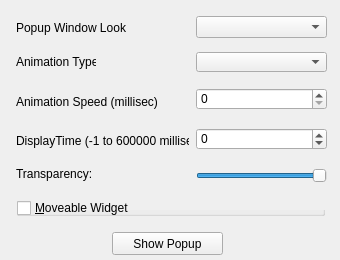
<?xml version="1.0" encoding="UTF-8"?>
<ui version="4.0">
 <class>PopupDemoDlg</class>
 <widget class="QWidget" name="PopupDemoDlg">
  <property name="geometry">
   <rect>
    <x>0</x>
    <y>0</y>
    <width>340</width>
    <height>260</height>
   </rect>
  </property>
  <property name="minimumSize">
   <size>
    <width>340</width>
    <height>260</height>
   </size>
  </property>
  <property name="maximumSize">
   <size>
    <width>340</width>
    <height>260</height>
   </size>
  </property>
  <property name="windowTitle">
   <string>Qtitan Popup Widget Demo</string>
  </property>
  <widget class="QLabel" name="label_2">
   <property name="geometry">
    <rect>
     <x>16</x>
     <y>54</y>
     <width>80</width>
     <height>16</height>
    </rect>
   </property>
   <property name="text">
    <string>Animation Type</string>
   </property>
  </widget>
  <widget class="QLabel" name="transparencyLabel">
   <property name="geometry">
    <rect>
     <x>16</x>
     <y>166</y>
     <width>131</width>
     <height>16</height>
    </rect>
   </property>
   <property name="text">
    <string>Transparency:</string>
   </property>
  </widget>
  <widget class="QSlider" name="transparencylSlider">
   <property name="geometry">
    <rect>
     <x>196</x>
     <y>166</y>
     <width>131</width>
     <height>20</height>
    </rect>
   </property>
   <property name="maximum">
    <number>255</number>
   </property>
   <property name="sliderPosition">
    <number>255</number>
   </property>
   <property name="orientation">
    <enum>Qt::Horizontal</enum>
   </property>
  </widget>
  <widget class="QComboBox" name="animationTypeBox">
   <property name="geometry">
    <rect>
     <x>196</x>
     <y>52</y>
     <width>131</width>
     <height>20</height>
    </rect>
   </property>
  </widget>
  <widget class="QLabel" name="label_4">
   <property name="geometry">
    <rect>
     <x>16</x>
     <y>94</y>
     <width>151</width>
     <height>16</height>
    </rect>
   </property>
   <property name="text">
    <string>Animation Speed (millisec)</string>
   </property>
  </widget>
  <widget class="QSpinBox" name="animationSpeedBox">
   <property name="geometry">
    <rect>
     <x>196</x>
     <y>88</y>
     <width>131</width>
     <height>22</height>
    </rect>
   </property>
   <property name="maximum">
    <number>600000</number>
   </property>
   <property name="singleStep">
    <number>100</number>
   </property>
  </widget>
  <widget class="QLabel" name="label_5">
   <property name="geometry">
    <rect>
     <x>16</x>
     <y>132</y>
     <width>173</width>
     <height>17</height>
    </rect>
   </property>
   <property name="text">
    <string>DisplayTime (-1 to 600000 millisec)</string>
   </property>
  </widget>
  <widget class="QSpinBox" name="displayTimeBox">
   <property name="geometry">
    <rect>
     <x>196</x>
     <y>128</y>
     <width>131</width>
     <height>22</height>
    </rect>
   </property>
   <property name="minimum">
    <number>-1</number>
   </property>
   <property name="maximum">
    <number>600000</number>
   </property>
   <property name="singleStep">
    <number>100</number>
   </property>
  </widget>
  <widget class="QGroupBox" name="allowMoveBox">
   <property name="geometry">
    <rect>
     <x>16</x>
     <y>200</y>
     <width>309</width>
     <height>16</height>
    </rect>
   </property>
   <property name="title">
    <string>&amp;Moveable Widget</string>
   </property>
   <property name="flat">
    <bool>true</bool>
   </property>
   <property name="checkable">
    <bool>true</bool>
   </property>
   <property name="checked">
    <bool>false</bool>
   </property>
  </widget>
  <widget class="QPushButton" name="showPopupButton">
   <property name="geometry">
    <rect>
     <x>112</x>
     <y>232</y>
     <width>111</width>
     <height>23</height>
    </rect>
   </property>
   <property name="text">
    <string>Show Popup</string>
   </property>
  </widget>
  <widget class="QLabel" name="label">
   <property name="geometry">
    <rect>
     <x>16</x>
     <y>20</y>
     <width>121</width>
     <height>16</height>
    </rect>
   </property>
   <property name="text">
    <string>Popup Window Look</string>
   </property>
  </widget>
  <widget class="QComboBox" name="lookWindow">
   <property name="geometry">
    <rect>
     <x>196</x>
     <y>16</y>
     <width>131</width>
     <height>22</height>
    </rect>
   </property>
  </widget>
 </widget>
 <resources/>
 <connections/>
 <designerdata>
  <property name="gridDeltaX">
   <number>4</number>
  </property>
  <property name="gridDeltaY">
   <number>4</number>
  </property>
  <property name="gridSnapX">
   <bool>true</bool>
  </property>
  <property name="gridSnapY">
   <bool>true</bool>
  </property>
  <property name="gridVisible">
   <bool>true</bool>
  </property>
 </designerdata>
</ui>
